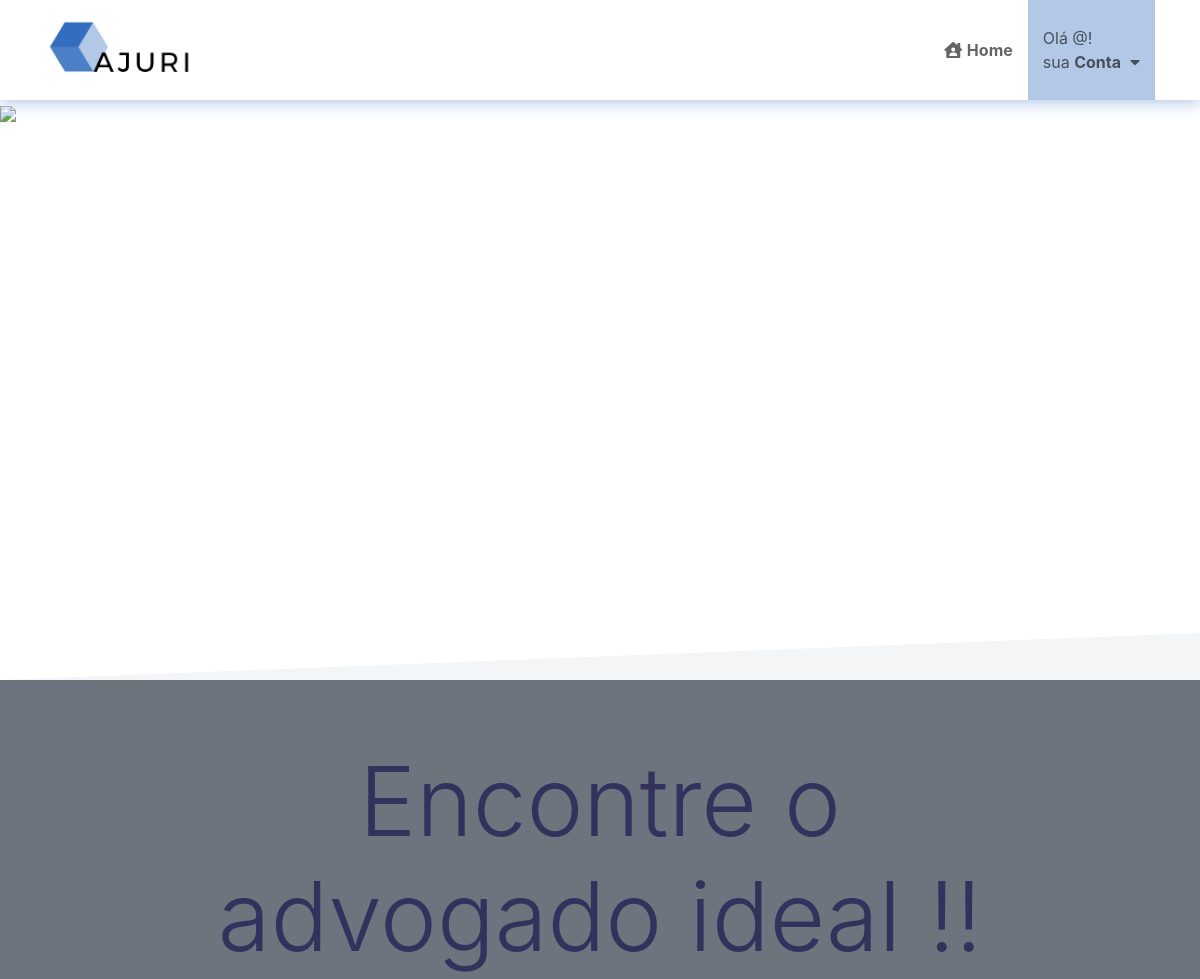
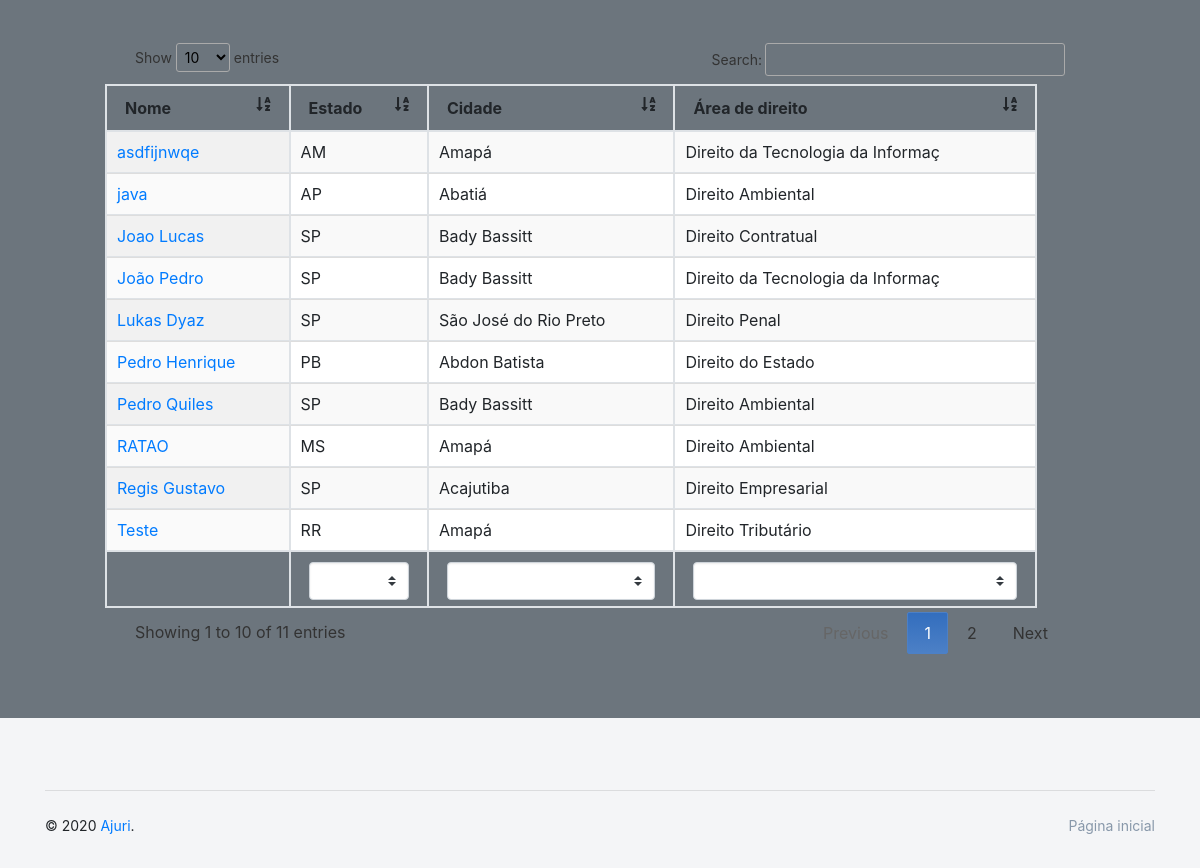
Page /telapesquisaPuro.php on the committed database (2 pictures, top to bottom).
### tables this page shows
CREATE TABLE IF NOT EXISTS `tbadvogados` (
  `ID` int(11) NOT NULL AUTO_INCREMENT,
  `NOME` varchar(45) NOT NULL,
  `USERNAME` varchar(45) NOT NULL,
  `TELEFONE` varchar(45) NOT NULL,
  `DATANASC` date NOT NULL,
  `EMAIL` varchar(45) NOT NULL,
  `SENHA` varchar(15) NOT NULL,
  `COD_ESTADO` int(11) NOT NULL,
  `COD_CIDADE` int(11) NOT NULL,
  `DESCRICAO` varchar(300) DEFAULT NULL,
  `IMAGEM` varchar(300) DEFAULT NULL,
  `COD_AREA_DIREITO` int(11) NOT NULL,
  `LUGAR_FORMACAO` varchar(150) DEFAULT NULL,
  `TIPO` varchar(8) NOT NULL,
  PRIMARY KEY (`ID`),
  KEY `COD_CIDADE` (`COD_CIDADE`),
  KEY `COD_ESTADO` (`COD_ESTADO`),
  KEY `COD_AREA_DIREITO` (`COD_AREA_DIREITO`)
);

CREATE TABLE IF NOT EXISTS `estados` (
  `id` int(11) NOT NULL AUTO_INCREMENT,
  `nome_estados` varchar(75) DEFAULT NULL,
  `uf` varchar(5) DEFAULT NULL,
  PRIMARY KEY (`id`)
);

CREATE TABLE IF NOT EXISTS `tb_areas_direito` (
  `id_area` int(11) NOT NULL,
  `area_direito` varchar(33) NOT NULL,
  PRIMARY KEY (`id_area`)
);

### telapesquisaPuro.php (the view, shortened to what this page needs)
<?php
require"conexao.php";
?>
<!doctype html>
<html>
<head>
    <link rel="stylesheet" href="https://use.fontawesome.com/releases/v5.0.13/css/all.css">
    <link href="css/nucleo-svg.css" rel="stylesheet" />
    <link href="css/argon-design-system.css" rel="stylesheet" />
    <link href="css/font-awesome.css" rel="stylesheet" >
    <link href="css/all.css" rel="stylesheet">
    <link href="css/font-awesome.css" rel="stylesheet" />
    <link href="css/nucleo-svg.css" rel="stylesheet" />
    <link href="css/tabletestemaxify.css" rel="stylesheet" />
    <link href="css/bootstrap.min.css" rel=stylesheet type="text/css">
</head>
<body class="landing-page">
  <nav id="navbar" class="push better-nav fixed-top" style="box-shadow: 0 3px 15px 0 #b2c8e6; background-color: #fff;">
    <div class="container">
      <div class="head">
        <a href="menu.php" class="brand">
          <div class="logo">
            <img class="image" src="images/logo.png" data2x="images/logo.png" alt="Ajuri" />
          </div>
        </a>
      </div>
      <div class="body">
        <ul>
          <li class="home"><a href="menu.php"><i class="fas fa-house-user"></i>&nbsp;<strong>Home</strong></a></li>
          <li class="blog active dropdown"><a href="#"><?php echo "Olá @<strong>".$_SESSION['USERNAME']."</strong>!<br> sua <strong>Conta</strong>";?>&nbsp;&nbsp;<i class="fas fa-caret-down"></i></a>
          </li>
        </ul>
      </div>
    </div>
  </nav>
    <div class="wrapper">
    <section class="section-profile-cover section-shaped my-0">
      <img class="bg-image" src="https://seodigitalgroup-11993.kxcdn.com/wp-content/uploads/2019/10/lawyer-keywords.jpg" style="width: 100%;" color="">
      <div class="separator separator-bottom separator-skew">
        <svg x="0" y="0" viewBox="0 0 2560 100" preserveAspectRatio="none" version="1.1" xmlns="http://www.w3.org/2000/svg">
          <polygon class="fill-secondary" points="2560 0 2560 100 0 100"></polygon>
        </svg>
      </div>
    </section>
    <section class="section bg-secondary">
    <center>
    <div class="col-sm-9">
        <h1 class="display-1 mb-0">Encontre o advogado ideal !!</h1>
    </div>
</center>
      <br>
        <br>
      <div class="container" style="width: 80%;">
<script type="text/javascript">
$(document).ready(function() {
    $('#example').DataTable( {
        initComplete: function () {
            this.api().columns([1, 2, 3]).every( function () {
                var column = this;
                var select = $('<select class="custom-select" ><option value=""></option></select>')
                    .appendTo( $(column.footer()).empty() )
                    .on( 'change', function () {
                        var val = $.fn.dataTable.util.escapeRegex(
                            $(this).val()
                        );
                        column
                            .search( val ? '^'+val+'$' : '', true, false )
                            .draw();
                    } );
                column.data().unique().sort().each( function ( d, j ) {
                    select.append( '<option value="'+d+'" >'+d+'</option>' )
                } );
            } );
        },
        language: {
            url: '//cdn.datatables.net/plug-ins/1.10.11/i18n/Portuguese-Brasil.json'
        },
        responsive: true
    } );
} );
</script>
<table id="example" class="display table table-bordered table-striped" style="width:100%;margin-left:-30px">
<thead>
      <tr>
        <th>Nome<i class="fas fa-sort-alpha-down" style="float: right;"></i></th>
        <th>Estado<i class="fas fa-sort-alpha-down" style="float: right;"></i></th>
        <th>Cidade<i class="fas fa-sort-alpha-down" style="float: right;"></i></th>
        <th>Área de direito<i class="fas fa-sort-alpha-down" style="float: right;"></i></th>
      </tr>
  </thead>
<tbody id="myTable">
      <tr>
<?php
  $sqlTabDados="SELECT ID,NOME,COD_ESTADO,COD_CIDADE,COD_AREA_DIREITO FROM tbadvogados";
  $resultTabDados = mysqli_query($conn,$sqlTabDados);
  while( $dadosTabDados=mysqli_fetch_array($resultTabDados)){
  $id=$dadosTabDados["ID"];
  $nome=$dadosTabDados["NOME"];
  $estado=$dadosTabDados["COD_ESTADO"];
  $cidade=$dadosTabDados["COD_CIDADE"];
  $cod_area_direito=$dadosTabDados["COD_AREA_DIREITO"];
  $sqlSEUF="SELECT uf FROM estados where id='$estado'";
  $resultSEUF = mysqli_query($conn,$sqlSEUF);
  $dadosSEUF = mysqli_fetch_array($resultSEUF);
  $nome_estado = $dadosSEUF['uf'];
  $sqlSECidade="SELECT nome_cidades FROM cidades where id='$cidade'";
  $resultSECidade = mysqli_query($conn,$sqlSECidade);
  $dadosSECidade = mysqli_fetch_array($resultSECidade);
  $nome_cidade = $dadosSECidade['nome_cidades'];
  $sqlSEArea="SELECT area_direito FROM tb_areas_direito where id_area='$cod_area_direito'";
  $resultSEArea = mysqli_query($conn,$sqlSEArea);
  $dadosSEArea = mysqli_fetch_array($resultSEArea);
  $nome_area = $dadosSEArea['area_direito'];
?>
<?php
echo "
          <td><a href='perfilDoAdvSelected.php?id=$id'>$nome</a></td>
          <td>$nome_estado</td>
          <td>$nome_cidade</td>
          <td>$nome_area</td>
      </tr>";
?>
      <?php } ?>
    </tbody>
    <tfoot>
      <tr>
          <th></th>
          <th>Estado</th>
          <th>Cidade</th>
          <th>Área de direito</th>
      </tr>
    </tfoot>
</table>
</div>
    </section>
        </div>
    <footer class="footer">
      <div class="container">
        <hr>
        <div class="row align-items-center justify-content-md-between">
          <div class="col-md-6">
            <div class="copyright">
              &copy; 2020 <a href="" target="_self">Ajuri</a>.
            </div>
          </div>
          <div class="col-md-6">
            <ul class="nav nav-footer justify-content-end">
              <li class="nav-item">
                <a href="menu.php" class="nav-link" target="_self">Página inicial</a>
              </li>
            </ul>
          </div>
        </div>
      </div>
    </footer>
</body>
</html>

### css/all.css (style rules this page uses)
.fa, .fas, .far, .fal, .fad, .fab { -moz-osx-font-smoothing: grayscale; -webkit-font-smoothing: antialiased; display: inline-block; font-style: normal; font-variant: normal; text-rendering: auto; line-height: 1; }
.fa-caret-down:before { content: "\f0d7"; }
.fa-house-user:before { content: "\e065"; }
.fa-sort-alpha-down:before { content: "\f15d"; }

### css/tabletestemaxify.css (style rules this page uses)
table.dataTable { width:100%; margin:0 auto; clear:both; border-collapse:separate; border-spacing:0 }
table.dataTable thead th, table.dataTable tfoot th { font-weight:bold }
table.dataTable thead th, table.dataTable thead td { padding:10px 18px; }
table.dataTable tfoot th, table.dataTable tfoot td { padding:10px 18px 6px 18px; }
table.dataTable thead .sorting, table.dataTable thead .sorting_asc, table.dataTable thead .sorting_desc, table.dataTable thead .sorting_asc_disabled, table.dataTable thead .sorting_desc_disabled { cursor:pointer; *cursor:hand; background-repeat:no-repeat; background-position:center right }
table.dataTable thead .sorting { background-image:url("../images/sort_both.png") }
table.dataTable thead .sorting_asc { background-image:url("../images/sort_asc.png") }
table.dataTable tbody tr { background-color:#ffffff }
table.dataTable tbody th, table.dataTable tbody td { padding:8px 10px }
table.dataTable.row-border tbody th, table.dataTable.row-border tbody td, table.dataTable.display tbody th, table.dataTable.display tbody td { border-top:1px solid #ddd }
table.dataTable.row-border tbody tr:first-child th, table.dataTable.row-border tbody tr:first-child td, table.dataTable.display tbody tr:first-child th, table.dataTable.display tbody tr:first-child td { border-top:none }
table.dataTable.order-column tbody tr>.sorting_1, table.dataTable.order-column tbody tr>.sorting_2, table.dataTable.order-column tbody tr>.sorting_3, table.dataTable.display tbody tr>.sorting_1, table.dataTable.display tbody tr>.sorting_2, table.dataTable.display tbody tr>.sorting_3 { background-color:#fafafa }
table.dataTable.display tbody tr.odd>.sorting_1, table.dataTable.order-column.stripe tbody tr.odd>.sorting_1 { background-color:#f1f1f1 }
table.dataTable.display tbody tr.even>.sorting_1, table.dataTable.order-column.stripe tbody tr.even>.sorting_1 { background-color:#fafafa }
table.dataTable, table.dataTable th, table.dataTable td { box-sizing:content-box }

### telapesquisaPuro.php (style rules this page uses)
.better-nav { word-wrap: break-word; background: whitesmoke; height: 100px; margin-bottom: 30px; }
.better-nav a { color: #000; opacity: 0.6; }
.better-nav .container { height: 100%; }
.better-nav.fixed-top { position:absolute; top: 0; left: 0; right: 0; z-index: 90; }
.better-nav .head { float: left; height: 100%; }
.better-nav .head .brand { display: block; opacity: 1; padding: 15px 0; height: 100%; text-decoration: none; }
.better-nav .head .brand .logo { float: left; margin-right: 15px; height: 100%; }
.better-nav .head .brand .logo .image { height: 100%; width: auto; width: auto; }
.better-nav .body { float: right; height: 100%; }
.better-nav .body ul { list-style: none; margin: 0; padding: 0; height: 100%; }
.better-nav .body ul li.active { background: #b2c8e6; }
.better-nav .body > ul > li { display: table; float: left; height: 100%; }
.better-nav .body > ul > li > a { display: table-cell; vertical-align: middle; text-decoration: none; padding: 0 15px; }
.better-nav .body ul li.dropdown { position: relative; }

### rows in the picture
tbadvogados: NOME "João Pedro", COD_ESTADO.uf "SP", nome_cidade "Bady Bassitt", tb_areas_direito.area_direito "Direito da Tecnologia da Informaç"
tbadvogados: NOME "asdfijnwqe", COD_ESTADO.uf "AM", nome_cidade "Amapá", tb_areas_direito.area_direito "Direito da Tecnologia da Informaç"
tbadvogados: NOME "Teste", COD_ESTADO.uf "RR", nome_cidade "Amapá", tb_areas_direito.area_direito "Direito Tributário"
tbadvogados: NOME "RATAO", COD_ESTADO.uf "MS", nome_cidade "Amapá", tb_areas_direito.area_direito "Direito Ambiental"
tbadvogados: NOME "Pedro Quiles", COD_ESTADO.uf "SP", nome_cidade "Bady Bassitt", tb_areas_direito.area_direito "Direito Ambiental"
tbadvogados: NOME "Lukas Dyaz", COD_ESTADO.uf "SP", nome_cidade "São José do Rio Preto", tb_areas_direito.area_direito "Direito Penal"
tbadvogados: NOME "Pedro Henrique", COD_ESTADO.uf "PB", nome_cidade "Abdon Batista", tb_areas_direito.area_direito "Direito do Estado"
tbadvogados: NOME "java", COD_ESTADO.uf "AP", nome_cidade "Abatiá", tb_areas_direito.area_direito "Direito Ambiental"
tbadvogados: NOME "Regis Gustavo", COD_ESTADO.uf "SP", nome_cidade "Acajutiba", tb_areas_direito.area_direito "Direito Empresarial"
tbadvogados: NOME "Joao Lucas", COD_ESTADO.uf "SP", nome_cidade "Bady Bassitt", tb_areas_direito.area_direito "Direito Contratual"
